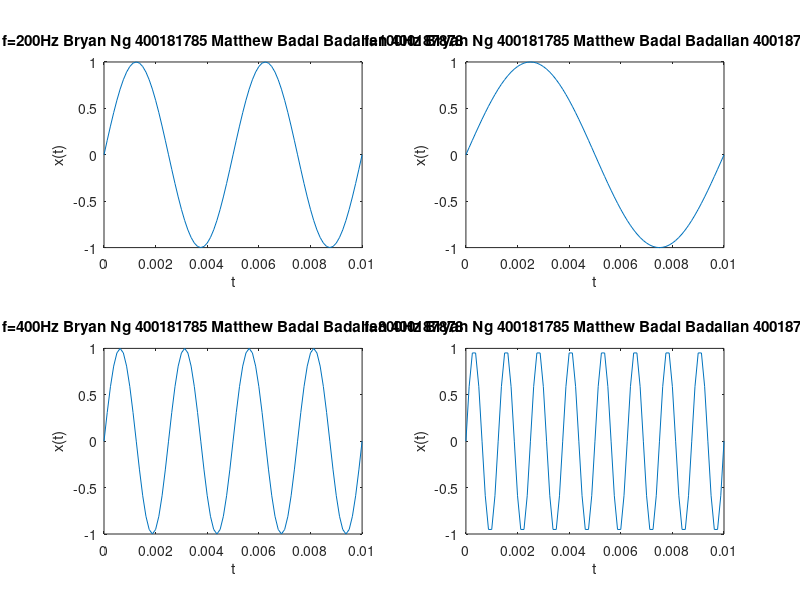

MATLAB code to generate this figure:
% Use sinusoid frequency f = 200 Hz
clc
clear
for i = 0:1:3
    
    if(i==0)
        f = 200;
    end
    if(i==1)
        f = 100;
    end
    if(i==2)
        f = 400;
    end
    
    if(i==3)
        f = 800;
    end
    
    % Sampling frequency and interval
    fs = 8000;
    Ts = 1/fs;
    %
    % Set time duration of plot, i.e., 10 msec.
    tfinalplot = 10e-3;
    %
    % Make the time vector for the plot
    nplot=0:Ts:tfinalplot;
    %
    % Make the time vector for replayed sound spurt
    % Play the spurt for 2 seconds
    tfinal = 2;
    nsound=0:Ts:tfinal;
    %
    % Sample the sinusoid.
    xnT = sin(2*pi*f*nsound);
    
    subplot(2,2,i+1)
    plot(nplot, xnT(1:length(nplot)))
    if(f==200)
        title("f=200Hz Bryan Ng 400181785 Matthew Badal Badalian 400187878")
        audiowrite("soundfile200.wav", xnT, fs);
    end
    if(f==100)
        title("f=100Hz Bryan Ng 400181785 Matthew Badal Badalian 400187878")
        audiowrite("soundfile100.wav", xnT, fs);
    end
    if(f==400)
        title("f=400Hz Bryan Ng 400181785 Matthew Badal Badalian 400187878")
        audiowrite("soundfile400.wav", xnT, fs);
    end
    if(f==800)
        title("f=800Hz Bryan Ng 400181785 Matthew Badal Badalian 400187878")
        audiowrite("soundfile800.wav", xnT, fs);
    end
    xlabel("t");
    ylabel("x(t)");
    
end

%concatenation

%reads the signals into one dimension matrix with freq Fs
[signal100, Fs] = audioread("soundfile100.wav");
[signal200, Fs1] = audioread("soundfile200.wav");
[signal400, Fs2] = audioread("soundfile400.wav");
[signal800, Fs3]= audioread("soundfile800.wav");

% C1 = cat(1,signal100',signal200');
% C2 = cat(1,signal400',signal800');
% C3 = cat(1,C1,C2);

%concatenates 4 signals/onedimension matrices to 1 
%apostrophe transposes the matrices and makes them horizontal
C1 = horzcat(signal100', signal200');
C2 = horzcat(signal400', signal800');
C3 = horzcat(C1,C2);
audiowrite("concatenation.wav", C3, Fs);

